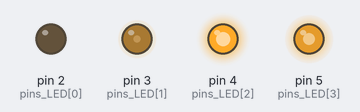
Recording of a sketch running on a simulated Arduino Uno, built with avr-gcc and run on an emulated ATmega328P. Parts: output pins drawn as LEDs (lit = HIGH).

Above: at 0.05 s.
At 0.55 s:
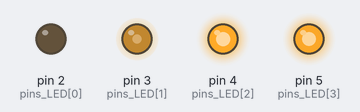
At 0.65 s:
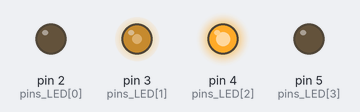
At 1.25 s:
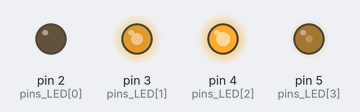
At 1.85 s:
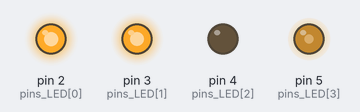
At 2.5 s:
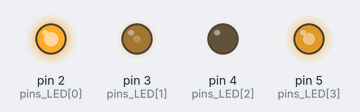
Timing chart, 0 to 5.9 s (numbered marks = the images above):
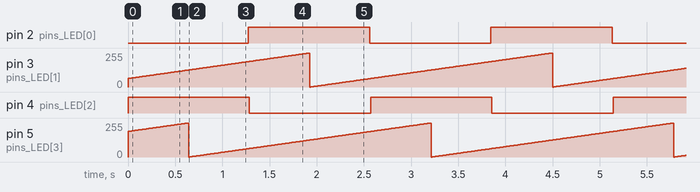

Measured:
- by itself, pin 2 (pins_LED[0]), pin 4 (pins_LED[2]): alternates HIGH for 1.3 s and LOW for 1.3 s
- by itself, pin 3 (pins_LED[1]), pin 5 (pins_LED[3]): ramps from 0/255 to 255/255 and jumps back, once every 2.6 s

The sketch:

HW5_202255513.ino
```cpp
// HW5_202255513

int pins_LED[] = {2,3,4,5};

int PWM_value[] = {0, 63, 127, 191};

void setup() {
  Serial.begin(9600);
  for (int i = 0; i < 4; i++) {
    pinMode(pins_LED[i], OUTPUT);
  }
}

void loop() {
  while (true) {
    for (int i = 0; i < 4; i++) {
      PWM_value[i] += 1;
      if (PWM_value[i] >= 256) {
        PWM_value[i] = 0;
      }
      analogWrite(pins_LED[i], PWM_value[i]);
    }
    delay(10);
  }
}
```
